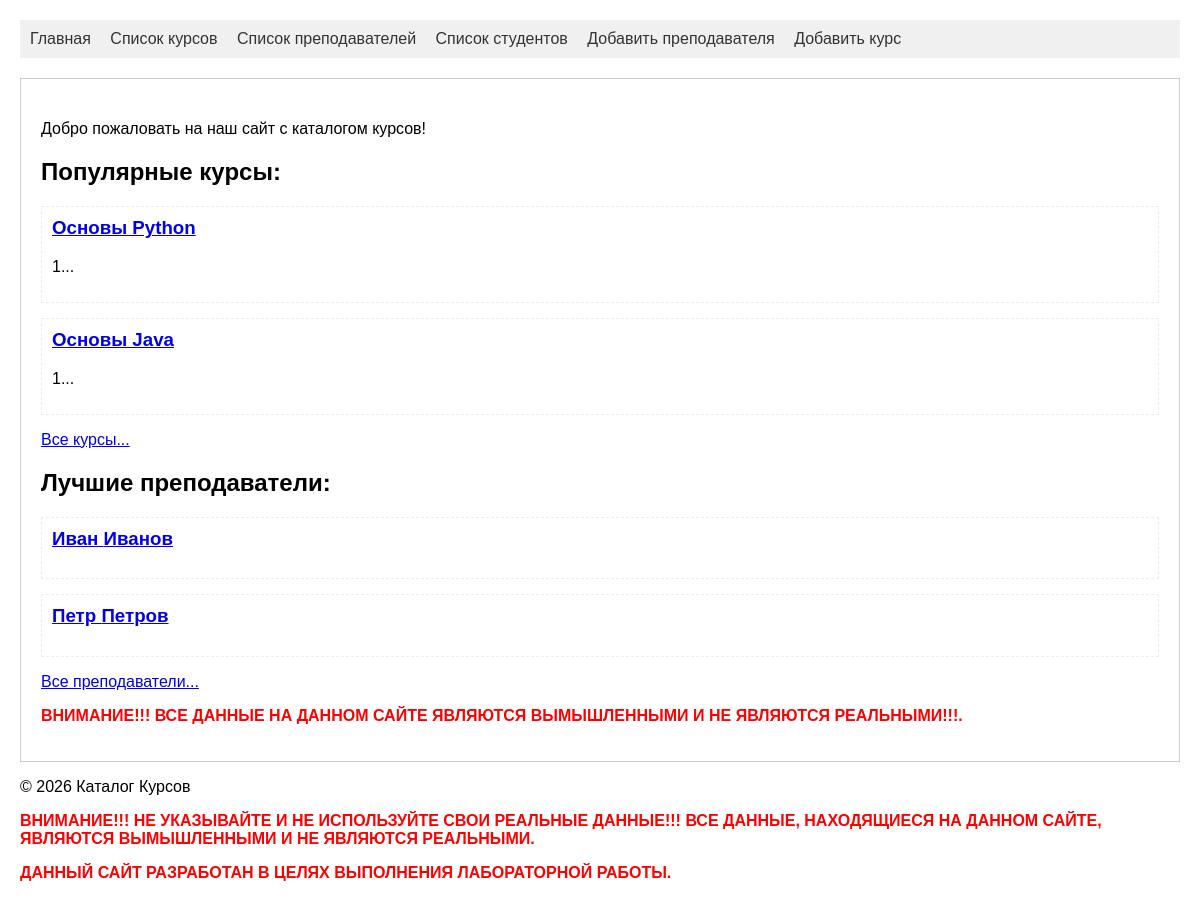
The app's page /, older data.
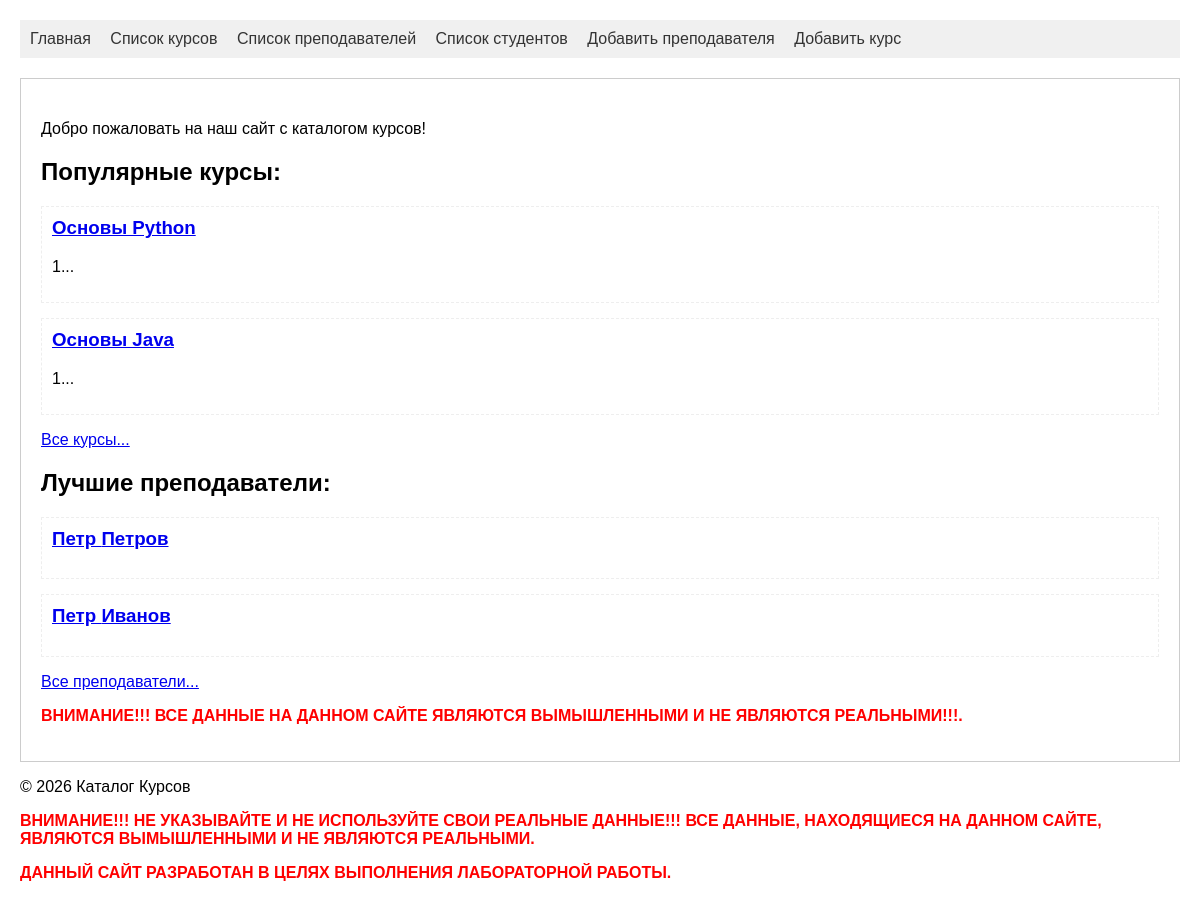
The same page, newer data.
### schedule/models.py (models this page shows)
class Course(models.Model):
    teacher = models.ForeignKey(
        Teacher,
        on_delete=models.SET_NULL,
        null=True,
        related_name='course'
    )
    title = models.CharField(max_length=100, null=False, validators=[validate_no_numbers, validate_start_with_letter], verbose_name="Наименование курса")
    min_description = models.CharField(max_length=30, verbose_name="Краткое описание курса")
    description = models.TextField(null=False, validators=[validate_min_words], verbose_name="Подробное описание курса")
    start_date = models.DateField(default=timezone.now, verbose_name="Дата начала курса")
    end_date = models.DateField(default=timezone.now, verbose_name="Дата окончания курса")

class Teacher(models.Model):
    first_name = models.CharField(max_length=100, null=False, validators=[validate_no_numbers, validate_start_with_letter], verbose_name="Имя")
    last_name = models.CharField(max_length=100, null=False, validators=[validate_no_numbers, validate_start_with_letter], verbose_name="Фамилия")
    birth_date = models.DateField(null=True, verbose_name="Дата рождения")
    email = models.EmailField(max_length=100, null=False, verbose_name="Электронная почта")
    departament = models.CharField(max_length=100, null=False, validators=[validate_min_words, validate_start_with_letter], verbose_name="Кафедра")
    phone_number = models.CharField(max_length=100, null=False, unique=True, error_messages={'unique': "This phone_number already been registered."}, validators=[validate_phone_number], verbose_name="Номер телефона")
    pass_serial = models.CharField(max_length=4, null=True, unique=True, error_messages={'unique': "This pass serial already been registered."}, verbose_name="Серия паспорта")
    pass_number = models.CharField(max_length=6, null=True, error_messages={'unique': "This pass number already been registered."}, verbose_name="Номер паспорта")
    pass_date = models.DateField(verbose_name="Дата выдачи паспорта")
    pass_issued = models.CharField(max_length=100, null=True, validators=[validate_min_words], verbose_name="Кем выдан паспорт?")
    is_active = models.BooleanField(default=True, verbose_name="Активен?")

### schedule/views.py (the view)
# urls.py: path('', views.index, name='index'),
def index(request):
    courses = Course.objects.all()
    teachers = Teacher.objects.all()
    return render(request, 'index.html', {'courses': courses[:2], "teachers": teachers[:2]})

### schedule/templates/index.html (shortened to what this page needs)
{% extends 'base.html' %}
{% block content %}
<p>Добро пожаловать на наш сайт с каталогом курсов!</p>
    <h2>Популярные курсы:</h2>
    {% if courses %}
        {% for course in courses %}
        <div class="course-item">
            <h3><a href="{% url 'course_detail' course.id %}">{{ course.title }}</a></h3>
            <p>{{ course.min_description|slice:":100" }}...</p>
        </div>
        {% endfor %}
    {% else %}
        <p>Курсы пока не добавлены.</p>
    {% endif %}
    <p><a href="{% url 'courses' %}">Все курсы...</a></p>
    <h2>Лучшие преподаватели:</h2>
    {% if teachers %}
        {% for teacher in teachers %}
        <div class="author-item">
            <h3><a href="{% url 'teacher_detail' teacher.id %}">{{ teacher.first_name }} {{ teacher.last_name }}</a></h3>
        </div>
        {% endfor %}
    {% else %}
        <p>Преподаватели пока не добавлены.</p>
    {% endif %}
     <p><a href="{% url 'teachers' %}">Все преподаватели...</a></p>
<p class="error-message">ВНИМАНИЕ!!! ВСЕ ДАННЫЕ НА ДАННОМ САЙТЕ ЯВЛЯЮТСЯ ВЫМЫШЛЕННЫМИ И НЕ ЯВЛЯЮТСЯ РЕАЛЬНЫМИ!!!.</p>
{% endblock %}

Row changes from the older to the newer data that the page shows:
removed Teacher: first_name "Иван", last_name "Иванов"
now on this page (row unchanged): Teacher: first_name "Петр", last_name "Иванов"
